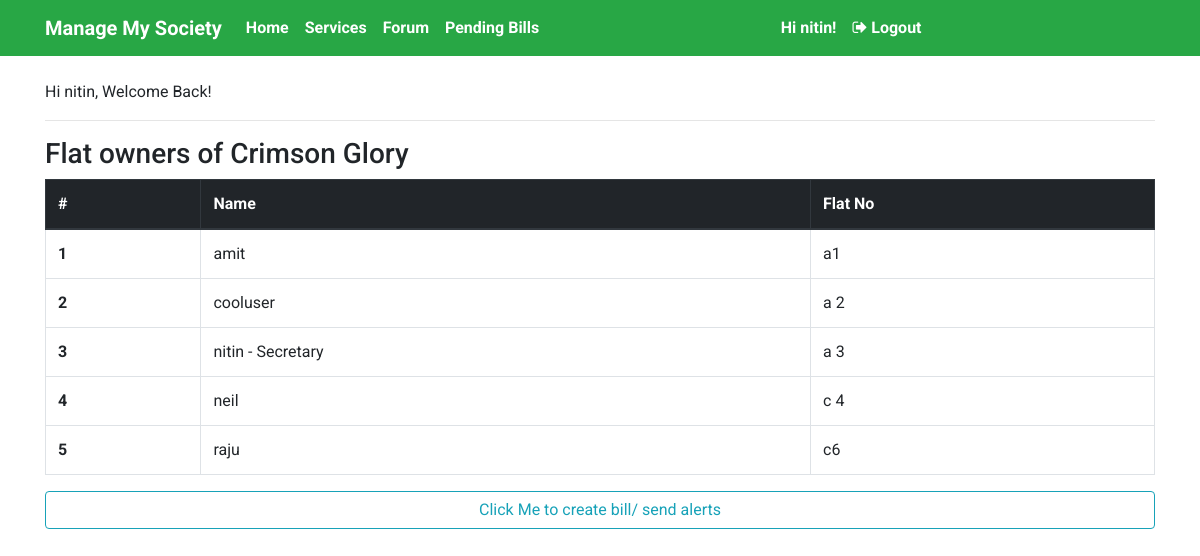
The page /home/ (signed in) on the database its author committed.
### societies/models.py (models this page shows, shortened)
class SocietyDetail(models.Model):
    address = models.CharField(max_length = 1000, null = False)
    secretary = models.ForeignKey(User, on_delete=models.CASCADE)
    society_name = models.CharField(max_length = 100, null = False)
    def __str__(self):
        return self.society_name

class Owner(models.Model):
    society = models.ForeignKey(SocietyDetail, on_delete=models.CASCADE)
    name = models.ForeignKey(User, on_delete=models.CASCADE)
    flat_no = models.CharField(max_length = 20, null = False)

### users/views.py (the view)
# urls.py: path('home/', user_views.home, name = 'home'),
@login_required
def home(request):
    loggedinUser = Owner.objects.filter(name = request.user)
    secretary = SocietyDetail.objects.filter(society_name = loggedinUser[0].society)
    flatOwners = Owner.objects.filter(society = secretary[0])
    isSec = (str(request.user) == str(secretary[0].secretary))
    return render(
            request,
            'users/home.html',
            {
            'secretary': secretary[0],
            'flatOwners': flatOwners,
            'isSec': isSec
            }
        )

### users/templates/users/home.html
{% extends 'users/base.html' %}
{% block content %}
<div class="container">
    {% if messages %}
        {% for i in messages %}
            <h5 class="alert alert-success">
                {{ i }}
            </h5>
        {% endfor %}
    {% else %}
        Hi {{ user.username }}, Welcome Back!
    {% endif %}
    <hr/>
    <h3>Flat owners of {{ secretary.society_name }}</h3>
    <table class="table table-bordered table-hover">
        <thead class="thead-dark">
            <tr>
            <th scope="col">#</th>
            <th scope="col">Name</th>
            <th scope="col">Flat No</th>
            </tr>
        </thead>
        <tbody>
            {% for i in flatOwners %}
                <tr>
                    <th scope="row">{{ forloop.counter }}</th>
                    {% if i.name == secretary.secretary %}
                        <td>{{ i.name }} - Secretary</td>
                    {% else %}
                        <td>{{ i.name }}</td>
                    {% endif %}
                    <td>{{ i.flat_no }}</td>
                </tr>
            {% endfor %}
        </tbody>
    </table>
    {% if isSec %}
        <a href="{% url 'createBill' %}" class="btn btn-outline-info btn-block">
            Click Me to create bill/ send alerts
        </a>
    {% endif %}
</div>
{% endblock content %}

### users/templates/users/base.html (shortened to what this page needs)
<!DOCTYPE html>
<html>
    <head>
        <link href="https://stackpath.bootstrapcdn.com/font-awesome/4.7.0/css/font-awesome.min.css" rel="stylesheet">
        <link rel="stylesheet" href="https://maxcdn.bootstrapcdn.com/bootstrap/4.0.0/css/bootstrap.min.css">
        <link rel="stylesheet" href="http://code.jquery.com/ui/1.10.3/themes/smoothness/jquery-ui.css" />
    </head>
    <body style="font-family: 'Roboto', sans-serif;">
        <nav class="navbar sticky-top navbar-expand-lg navbar-dark bg-success" style="font-weight: bolder;">
            <div class="container">
                <a class="navbar-brand"  href="{% url 'landing' %}">Manage My Society</a>
                <div class="collapse navbar-collapse" id="navbarText">
                    <div class="navbar-nav mr-auto">
                        <a class="nav-item nav-link" href="{% url 'home' %}">Home</a>
                        <a class="nav-item nav-link" href="{% url 'landing' %}#services">Services</a>
                        {% if user.username %}
                        <a class="nav-item nav-link" href="{% url 'forum' %}">Forum</a>
                        <a class="nav-item nav-link" href="{% url 'pendingbills' %}">Pending Bills</a>
                        {% endif %}
                    </div>
                    <div class="navbar-nav mr-auto">
                        {% if user.username %}
                        <span class="nav-item nav-link">Hi {{ user.username }}!</span>
                        <a class="nav-item nav-link" href="{% url 'logout' %}">
                            <i class="fa fa-sign-out" aria-hidden="true"></i> Logout
                        </a>
                        {% else %}
                        <a class="nav-item nav-link" href="{% url 'login' %}">
                            <i class="fa fa-user-circle"></i> Login</a>
                        {% endif %}
                    </div>
                </div>
            </div>
        </nav>
        <br/>
        {% block content %} {% endblock %}
    </body>
</html>

### users/templates/users/base.html (style rules this page uses)
.nav-item { color: white !important; }

### rows shown on the page
SocietyDetail: society_name "Crimson Glory"
Owner: name "amit", flat_no "a1"
Owner: name "cooluser", flat_no "a 2"
Owner: name "nitin", flat_no "a 3"
Owner: name "neil", flat_no "c 4"
Owner: name "raju", flat_no "c6"

### other values the page prints
{{ user.username }} "nitin"
